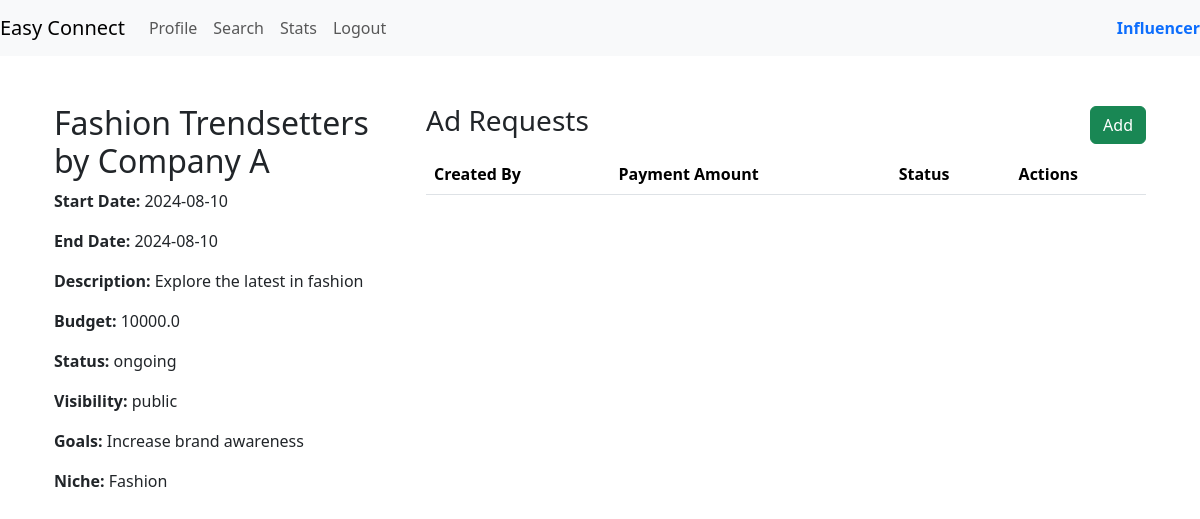
Before: /campaign_details/1 (signed in) with the older database file.
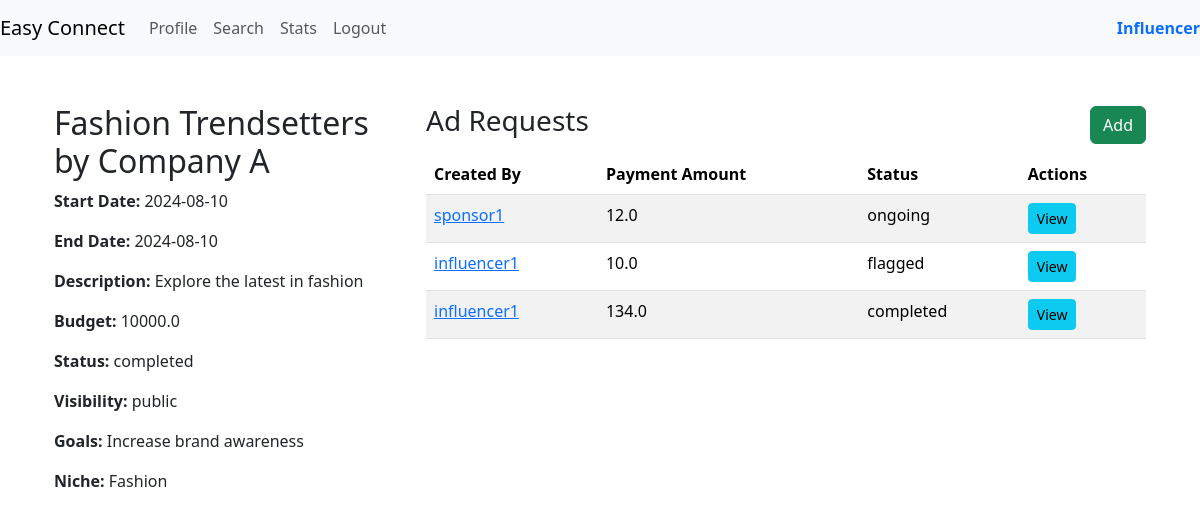
After: the same page with the newer database file.
### models.py (models this page shows)
class Campaign(db.Model):
    __tablename__ = 'campaign'
    campaign_id = db.Column(db.Integer, primary_key=True, autoincrement=True)
    sponsor_id = db.Column(db.Integer, db.ForeignKey('sponsors.sponsor_id'), nullable=False)
    name = db.Column(db.String(32),unique=True, nullable=False)
    description = db.Column(db.String(128))
    start_date = db.Column(db.Date)
    end_date = db.Column(db.Date)
    budget = db.Column(db.Float(10, 2), nullable=False)
    visibility = db.Column(Enum('private', 'public', name='visibility_types'), default='public', nullable=False)
    goals = db.Column(db.String(128))
    niche = db.Column(db.String(32),nullable=False)
    campaign_status = db.Column(Enum('ongoing', 'flagged', 'deleted', 'completed' ,name='campaign_status_types'), default='ongoing', nullable=False)
    sponsor = db.relationship('Sponsor', backref=db.backref('campaigns', lazy=True))

class AdRequest(db.Model):
    __tablename__ = 'ad_request'
    ad_request_id = db.Column(db.Integer, primary_key=True, autoincrement=True)
    campaign_id = db.Column(db.Integer, db.ForeignKey('campaign.campaign_id'), nullable=False)
    created_by = db.Column(db.Integer, db.ForeignKey('user.id'), nullable=False)
    created_for = db.Column(db.Integer, db.ForeignKey('user.id'), nullable=False)
    messages = db.Column(db.String(64))
    requirements = db.Column(db.String(128))
    payment_amount = db.Column(db.Float(10, 2), nullable = False)
    status = db.Column(Enum('ongoing', 'pending', 'flagged', 'deleted', 'completed', 'rejected' ,name='ad_request_status_types'), default='pending', nullable=False)
    campaign = db.relationship('Campaign', backref=db.backref('ad_requests', lazy=True))
    creator = db.relationship('User', foreign_keys=[created_by], backref=db.backref('created_ad_requests', lazy=True))
    recipient = db.relationship('User', foreign_keys=[created_for], backref=db.backref('received_ad_requests', lazy=True))

class User(db.Model):
    __tablename__ = 'user'
    id = db.Column(db.Integer, primary_key=True, autoincrement=True)
    role_id = db.Column(db.Integer, db.ForeignKey('user_role.role_id'), nullable=False)
    username = db.Column(db.String(32), nullable=False, unique=True)
    email_id = db.Column(db.String(64),  nullable=False)
    password = db.Column(db.String(64), nullable=False)
    is_flagged = db.Column(db.Boolean ,default=False)
    role = db.relationship('UserRole', backref=db.backref('users', lazy=True))

### routes.py (the view)
@app.route('/campaign_details/<int:campaign_id>')
@auth_rep
def campaign_details(campaign_id):
    campaign = Campaign.query.get(campaign_id)
    requests = AdRequest.query.filter_by(campaign_id=campaign_id)
    return render_template('campaign_details.html', campaign=campaign,requests=requests)

### routes.py (called while the page is built)
def auth_rep(func):
    @wraps(func)
    def inner(*args,**kwargs):
        if 'user_id' in session:
            user = User.query.get(session['user_id'])
            if user.is_flagged:
                flash('Your account is flagged and cannot perform this action.', 'error')
                return redirect(url_for('login'))
            return func(*args,**kwargs)
        else:
            flash('You are not logged in,Please login to proceed','error')
            return redirect(url_for('login'))
    return inner

### templates/campaign_details.html (shortened to what this page needs)
{% extends 'layout.html' %}
{% block content %}
<div class="container">
    <div class="row">
        <div class="col-md-4">
            <h2>{{ campaign.name }}</h2>
            <p><strong>Start Date:</strong> {{ campaign.start_date }}</p>
            <p><strong>End Date:</strong> {{ campaign.end_date }}</p>
            <p><strong>Description:</strong> {{ campaign.description }}</p>
            <p><strong>Budget:</strong> {{ campaign.budget | default(0) | float | round(2) }}</p>
            <p><strong>Status:</strong> {{ campaign.campaign_status }}</p>
            <p><strong>Visibility:</strong> {{ campaign.visibility }}</p>
            <p><strong>Goals:</strong> {{ campaign.goals }}</p>
            <p><strong>Niche:</strong> {{ campaign.niche }}</p>
        </div>
        <div class="col-md-8">
            <div class="d-flex justify-content-between align-items-center">
                <h3>Ad Requests</h3>
                {% if not session['role_id'] == 1 %}
                <a href="{{ url_for('add_ad_request', campaign_id=campaign.campaign_id) }}" class="btn btn-success">Add</a>
                {% endif %}
            </div>
            <table class="table table-striped mt-2">
                <thead>
                    <tr>
                        <th>Created By</th>
                        <th>Payment Amount</th>
                        <th>Status</th>
                        <th>Actions</th>
                    </tr>
                </thead>
                <tbody>
                    {% for request in requests %}
                    <tr>
                        <td><a href="{{ url_for('view_profile', user_id=request.created_by) }}">{{ request.creator.username }}</a></td>
                        <td>{{ request.payment_amount | default(0) | float | round(2) }}</td>
                        <td>{{ request.status }}</td>
                        <td>
                            <a href="{{ url_for('ad_request_details', request_id=request.ad_request_id) }}" class="btn btn-info btn-sm">View</a>
                        </td>
                    </tr>
                    {% endfor %}
                </tbody>
            </table>
        </div>
    </div>
</div>
{% endblock %}

### templates/layout.html (shortened to what this page needs)
<!DOCTYPE html>
<html lang="en">
<head>
    <link href="https://cdn.jsdelivr.net/npm/bootstrap@5.3.3/dist/css/bootstrap.min.css" rel="stylesheet">
</head>
<body>
    {% if 'role_id' in session %}
        {% if session.role_id == 1 %}
            {% include 'nav_admin.html' %}
        {% elif session.role_id == 3 %}
            {% include 'nav_inf.html' %}
        {% elif session.role_id == 2 %}
            {% include 'nav_spon.html' %}
        {% else %}
            {% include 'navbar.html' %}
        {% endif %}
    {% else %}
        {% include 'navbar.html' %}
    {% endif %}
    <div class="container mt-5">
        {% block content %}{% endblock %}
    </div>
</body>
</html>

### templates/nav_inf.html (shortened to what this page needs)
<nav class="navbar navbar-expand-lg navbar-light bg-light">
    <a class="navbar-brand" href="{{ url_for('influencer_dashboard') }}">Easy Connect</a>
    <div class="collapse navbar-collapse" id="navbarNav">
        <ul class="navbar-nav me-auto mb-2 mb-lg-0">
            <li class="nav-item">
                <a class="nav-link" href="{{ url_for('user_profile') }}">Profile</a>
            </li>
            <li class="nav-item">
                <a class="nav-link" href="{{ url_for('influencer_search') }}">Search</a>
            </li>
            <li class="nav-item">
                <a class="nav-link" href="{{ url_for('stats') }}">Stats</a>
            </li>
            <li class="nav-item">
                <a class="nav-link" href="{{ url_for('logout') }}">Logout</a>
            </li>
        </ul>
        <span class="navbar-text">
            <strong class="text-primary">Influencer</strong>
        </span>
    </div>
</nav>

Changed rows visible on the page:
changed Campaign "Fashion Trendsetters by Company A": campaign_status "ongoing" → "completed"
added AdRequest: creator.username "sponsor1", payment_amount "12.0", status "ongoing"
added AdRequest: creator.username "influencer1", payment_amount "10.0", status "flagged"
added AdRequest: creator.username "influencer1", payment_amount "134.0", status "completed"
